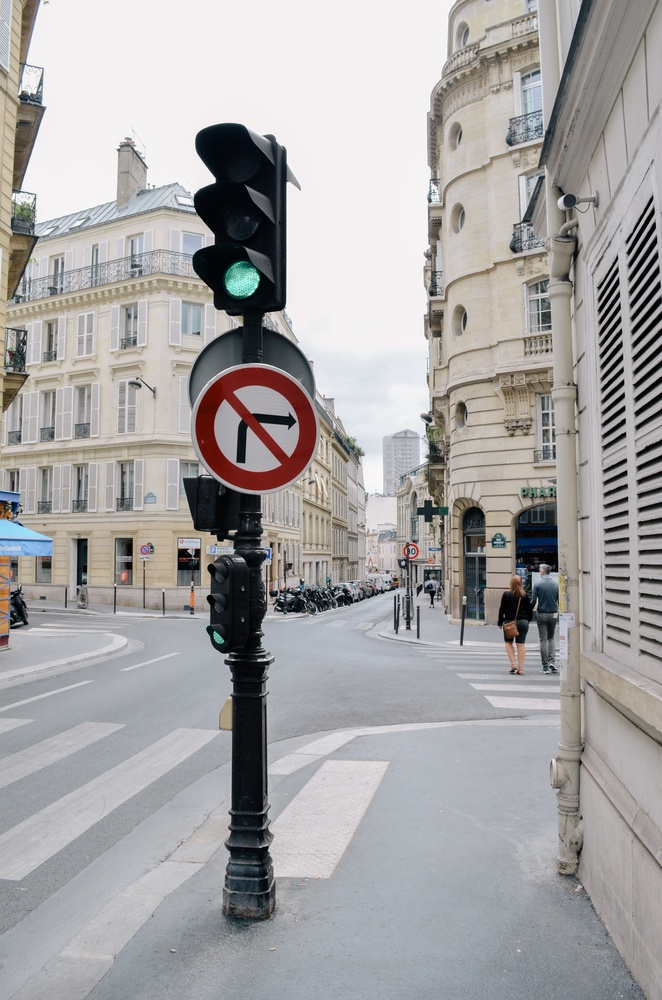
#> input picture lab7/7_5_1.jpg, 662 x 1000 px, shrunk from 3264 x 4928 before the run, found by its file name
$ python test.py
#> lines starting #> are read from the running program, lines starting #| are printed output that depends on the picture; after the words box and inside, x2 and y2 are one past the last pixel; in counts of white or black regions, pixels touching at a corner belong together
import cv2
import numpy as np

# Шаг 1: Загрузите изображение
image = cv2.imread('./lab7/7_5_1.jpg')
#> image is the input picture: shape (1000, 662, 3); mean B, G, R 164.3, 164.1, 165.7

# Шаг 2: Преобразуйте изображение в оттенки серого
gray = cv2.cvtColor(image, cv2.COLOR_BGR2GRAY)
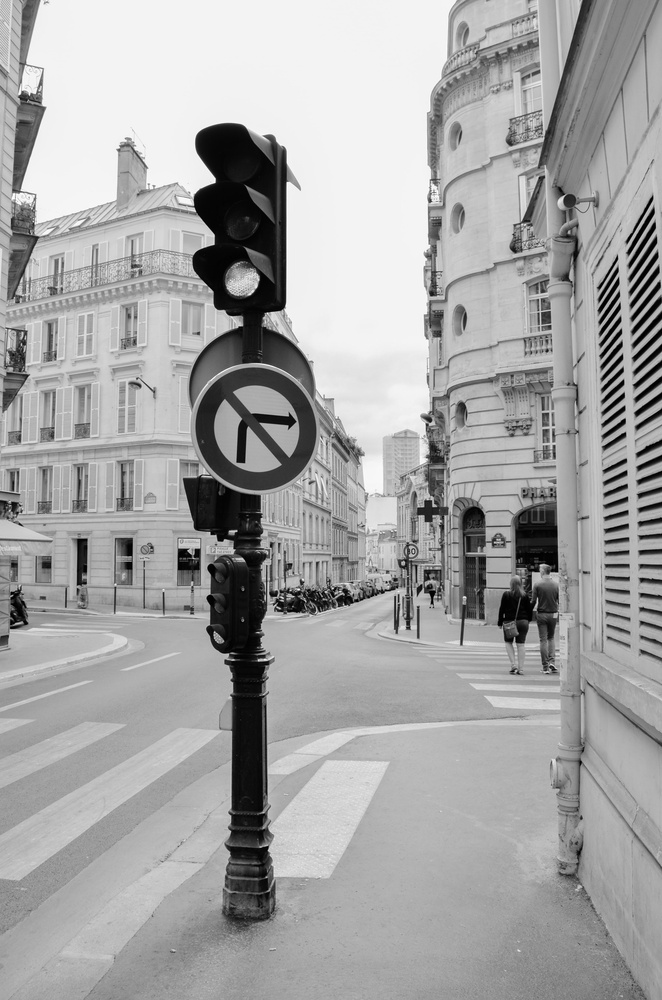
#> gray: shape (1000, 662); min 0, max 255, mean 164.6

# Шаг 3: Примените размытие, чтобы уменьшить шум
gray = cv2.medianBlur(gray, 5)

# Шаг 4: Примените метод HoughCircles для поиска кругов
circles = cv2.HoughCircles(
    gray,
    cv2.HOUGH_GRADIENT,
    dp=1,
    minDist=20,
    param1=50,
    param2=30,
    minRadius=5,
    maxRadius=100
)
#> circles = 424 rows, first 8: [107.5, 366.5, 99.4], [555.5, 338.5, 99.4], [506.5, 494.5, 99.4], [390.5, 516.5, 88.4], [226.5, 457.5, 99.4], [257.5, 426.5, 62], [521.5, 301.5, 95], [258.5, 466.5, 99.4]

# Шаг 5: Если круги найдены, нарисуйте их на исходном изображении
if circles is not None:
    circles = np.uint16(np.around(circles))
#> circles = 424 rows, first 8: [108, 366, 99], [556, 338, 99], [506, 494, 99], [390, 516, 88], [226, 458, 99], [258, 426, 62], [522, 302, 95], [258, 466, 99]
    for i in circles[0, :]:
        # Рисуем внешний круг
        cv2.circle(image, (i[0], i[1]), i[2], (0, 255, 0), 2)
        # Рисуем центр круга
        cv2.circle(image, (i[0], i[1]), 2, (0, 0, 255), 3)
#> this loop made 424 passes
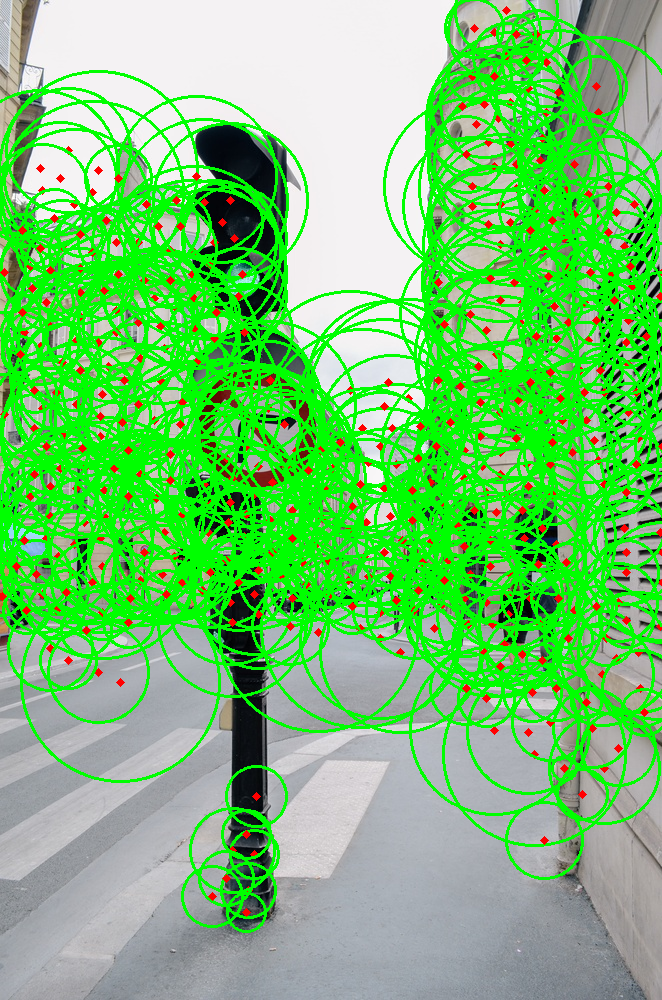
#> image: shape (1000, 662, 3); mean B, G, R 111.6, 198.2, 115.6

# Шаг 6: Покажите изображение с обнаруженными кругами
cv2.imshow('Detected Circles', image)
cv2.waitKey()
cv2.destroyAllWindows()

$ run again, with lab7/7_5_2.jpg copied over lab7/7_5_1.jpg
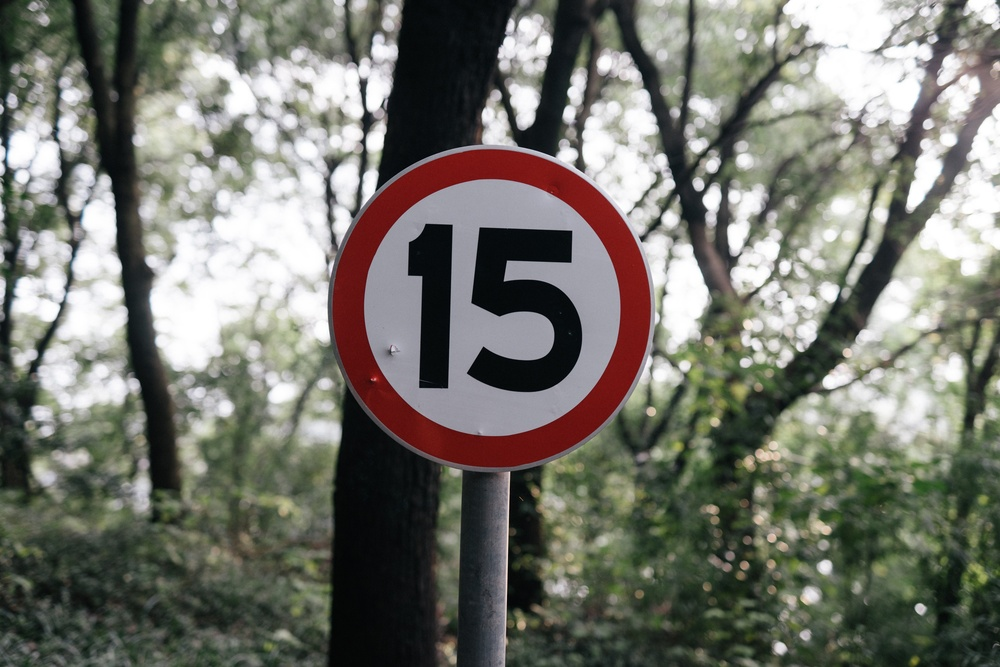
#> input picture lab7/7_5_2.jpg, 1000 x 667 px, shrunk from 6000 x 4000 before the run, found by its file name
#> image is the input picture: shape (667, 1000, 3); mean B, G, R 109.5, 117.7, 117.3
#> `gray = cv2.cvtColor(image, cv2.COLOR_BGR2GRAY)`:
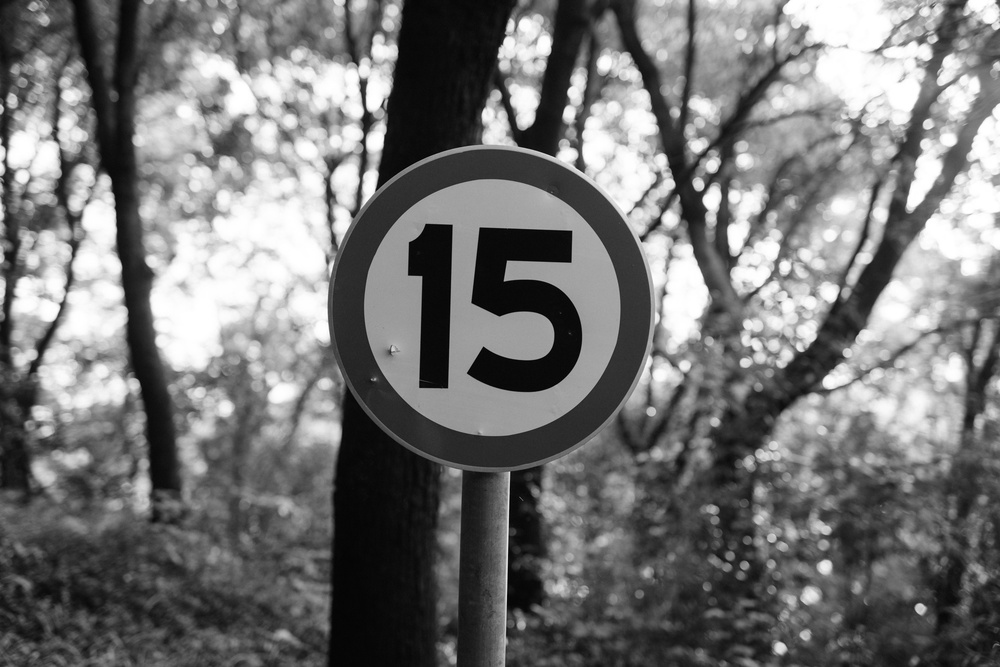
#> gray: shape (667, 1000); min 0, max 255, mean 116.6
#> `circles = cv2.HoughCircles( gray, cv2.HOUGH_GRADIENT, dp=1, minDist=20..`: circles = 706 rows, first 8: [849.5, 484.5, 99.4], [823.5, 366.5, 99.4], [780.5, 393.5, 99.4], [739.5, 428.5, 99.4], [880.5, 259.5, 99.4], [133.5, 459.5, 99.4], [712.5, 417.5, 88.4], [665.5, 107.5, 99.4]
#> `circles = np.uint16(np.around(circles))`: circles = 706 rows, first 8: [850, 484, 99], [824, 366, 99], [780, 394, 99], [740, 428, 99], [880, 260, 99], [134, 460, 99], [712, 418, 88], [666, 108, 99]
#> the loop `for i in circles[0, :]:` made 706 passes
#> after the loop `for i in circles[0, :]:`:
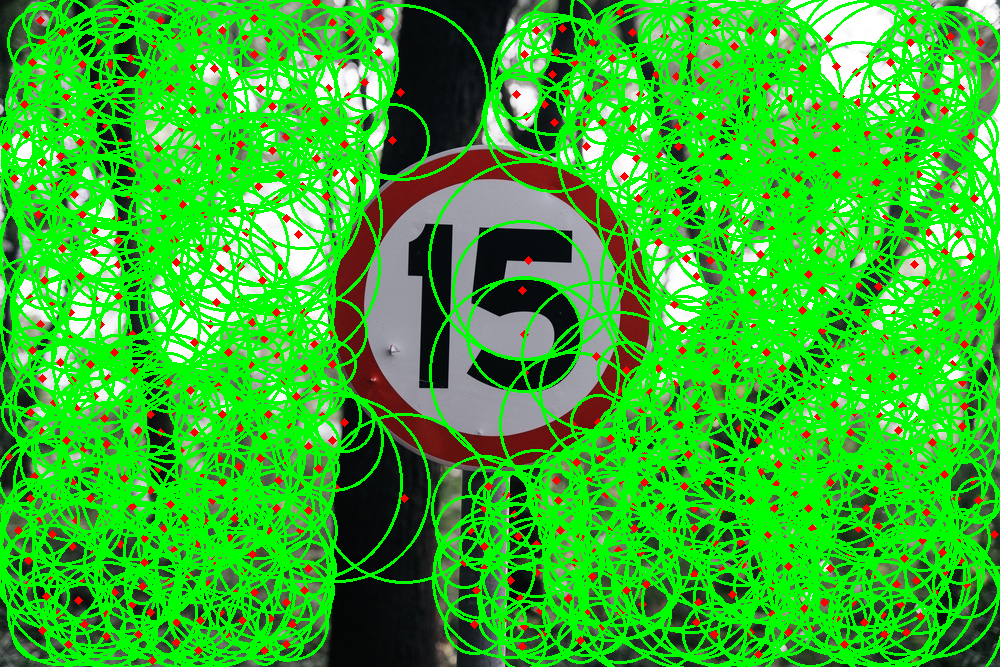
#> image: shape (667, 1000, 3); mean B, G, R 42, 182.8, 52.5

$ run again, with lab7/7_5_3.jpg copied over lab7/7_5_1.jpg
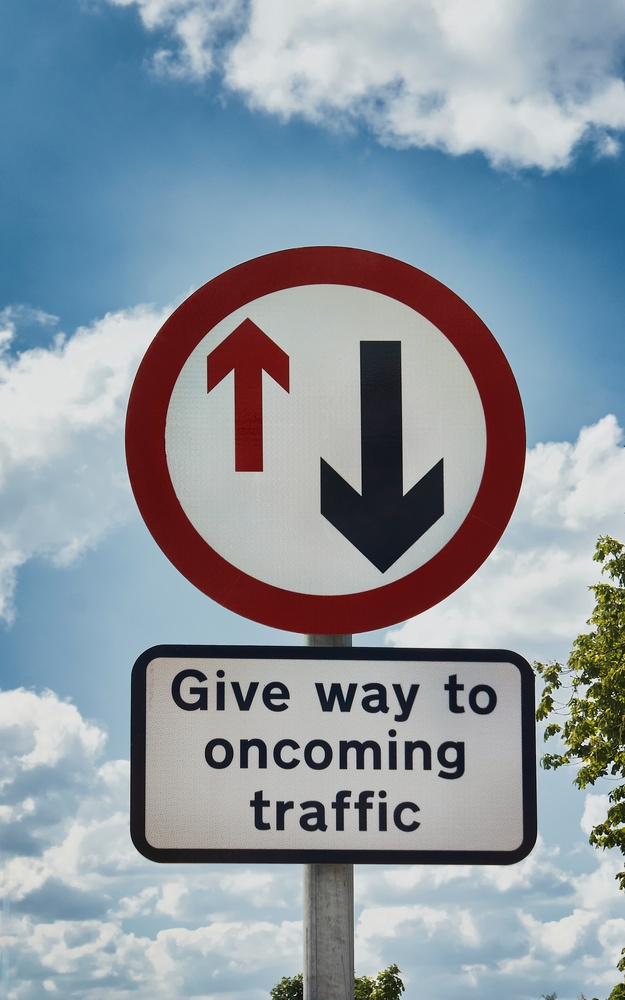
#> input picture lab7/7_5_3.jpg, 625 x 1000 px, shrunk from 2866 x 4585 before the run, found by its file name
#> image is the input picture: shape (1000, 625, 3); mean B, G, R 161.8, 151.9, 140.6
#> `gray = cv2.cvtColor(image, cv2.COLOR_BGR2GRAY)`:
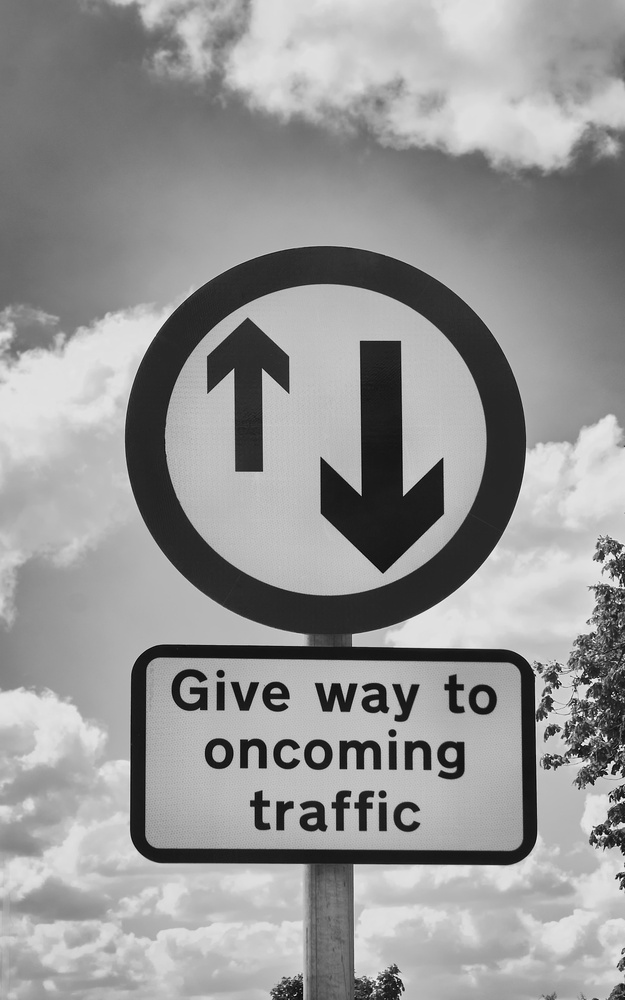
#> gray: shape (1000, 625); min 0, max 255, mean 149.6
#> `circles = cv2.HoughCircles( gray, cv2.HOUGH_GRADIENT, dp=1, minDist=20..`: circles = 46 rows, first 8: [88.5, 902.5, 75], [63.5, 896.5, 62], [579.5, 786.5, 43.3], [572.5, 682.5, 38.6], [595.5, 734.5, 28.6], [499.5, 684.5, 36], [84.5, 933.5, 46.3], [343.5, 764.5, 68.5]
#> `circles = np.uint16(np.around(circles))`: circles = 46 rows, first 8: [88, 902, 75], [64, 896, 62], [580, 786, 43], [572, 682, 39], [596, 734, 29], [500, 684, 36], [84, 934, 46], [344, 764, 68]
#> the loop `for i in circles[0, :]:` made 46 passes
#> after the loop `for i in circles[0, :]:`:
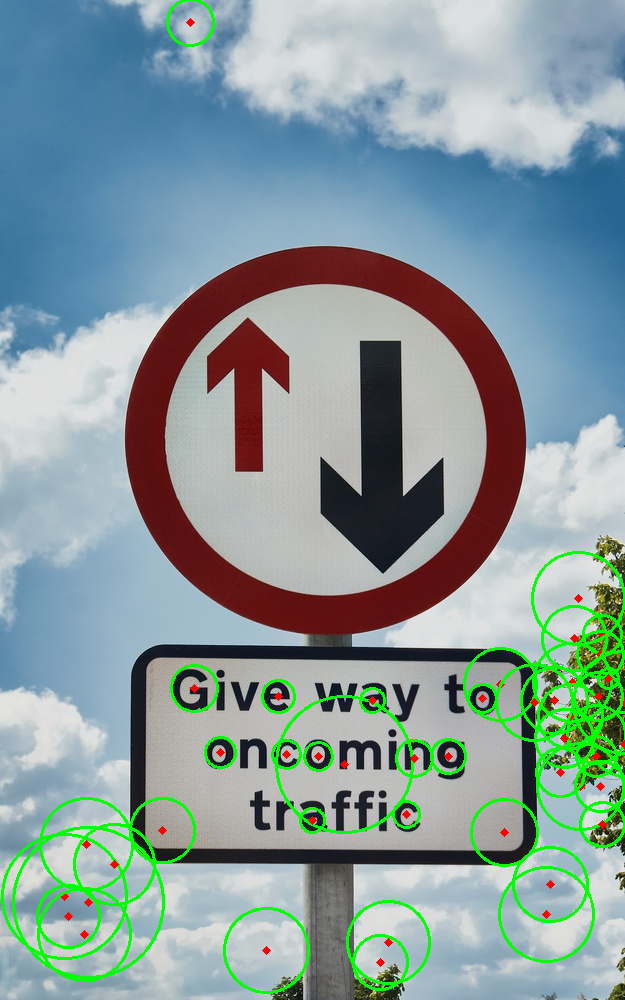
#> image: shape (1000, 625, 3); 3.99% of pixels changed, all inside (x1, y1, x2, y2) = (1, 0, 625, 994)

$ run again, with lab7/7_5_4.jpg copied over lab7/7_5_1.jpg
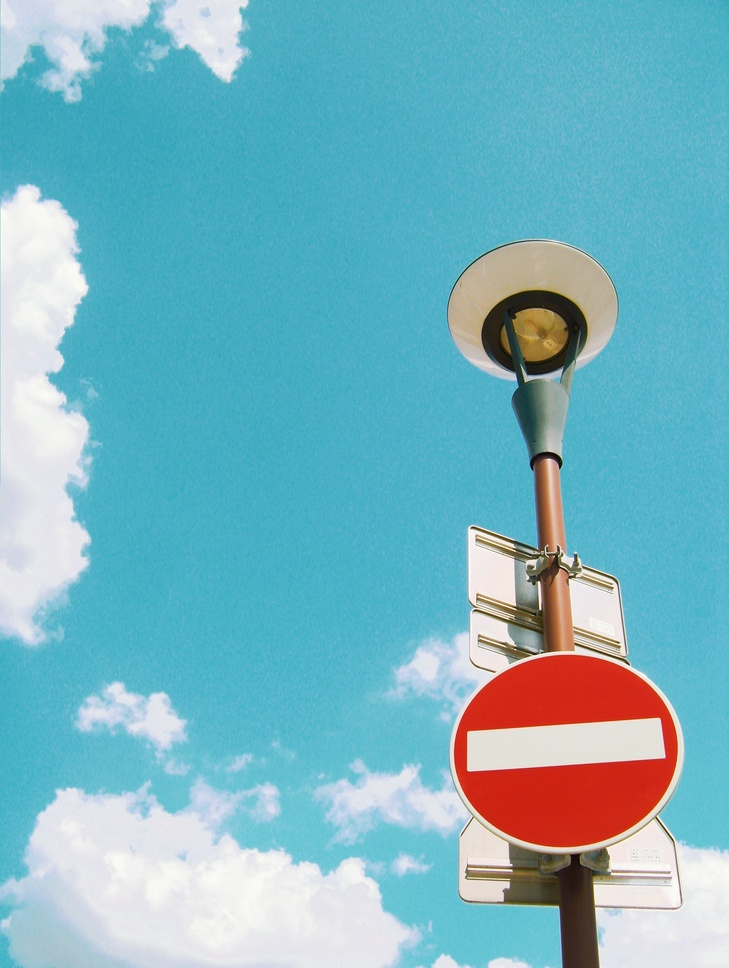
#> input picture lab7/7_5_4.jpg, 729 x 968 px, shrunk from 2144 x 2848 before the run, found by its file name
#> image is the input picture: shape (968, 729, 3); mean B, G, R 194, 180.6, 120.3
#> `gray = cv2.cvtColor(image, cv2.COLOR_BGR2GRAY)`:
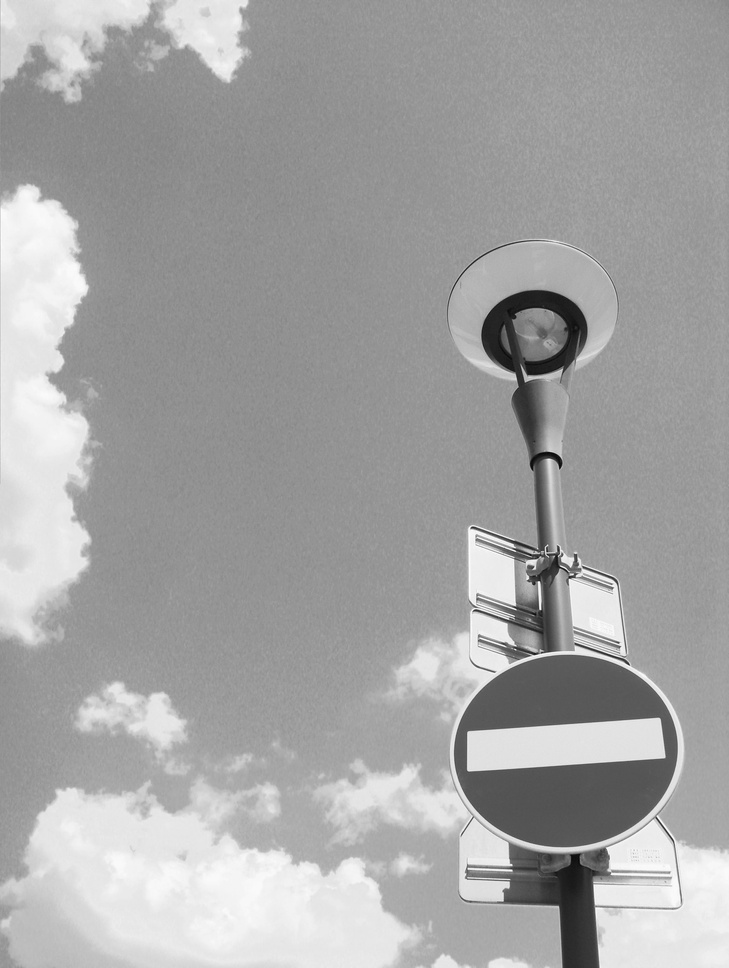
#> gray: shape (968, 729); min 5, max 254, mean 164.1
#> `circles = cv2.HoughCircles( gray, cv2.HOUGH_GRADIENT, dp=1, minDist=20..`: circles = 27 rows, first 8: [589.5, 748.5, 87.3], [549.5, 755.5, 96.1], [552.5, 307.5, 64.6], [512.5, 313.5, 64.8], [536.5, 351.5, 62.1], [549.5, 330.5, 37.2], [519.5, 333.5, 38.5], [526.5, 290.5, 91.2]
#> `circles = np.uint16(np.around(circles))`: circles = 27 rows, first 8: [590, 748, 87], [550, 756, 96], [552, 308, 65], [512, 314, 65], [536, 352, 62], [550, 330, 37], [520, 334, 38], [526, 290, 91]
#> the loop `for i in circles[0, :]:` made 27 passes
#> after the loop `for i in circles[0, :]:`:
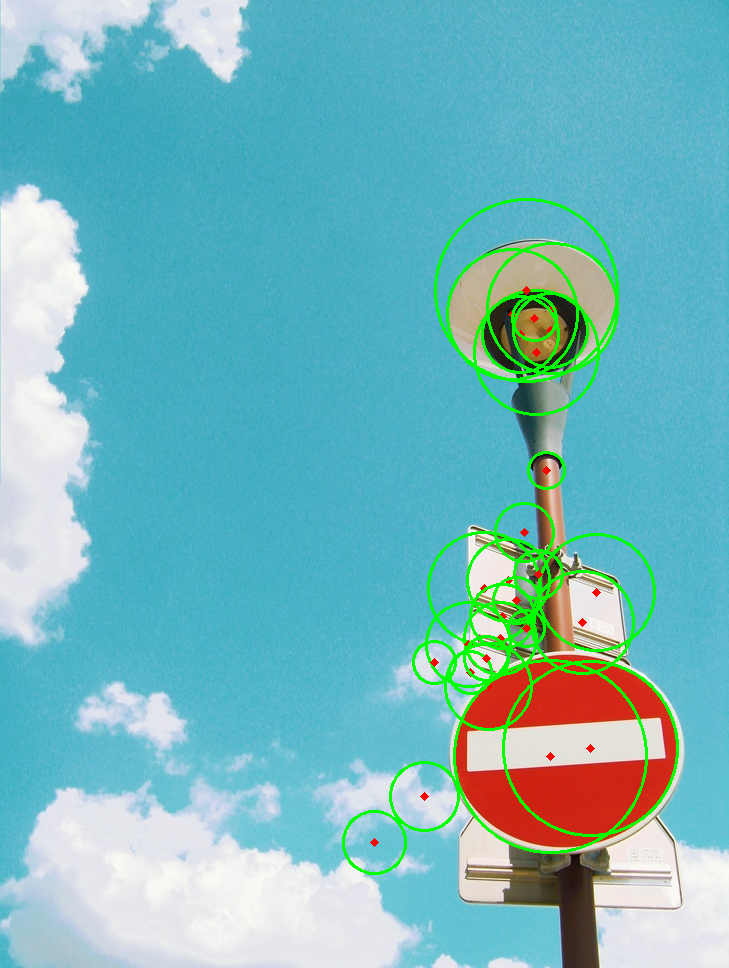
#> image: shape (968, 729, 3); 2.91% of pixels changed, all inside (x1, y1, x2, y2) = (342, 198, 679, 875)
